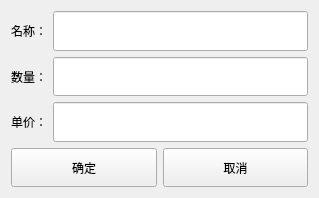
<?xml version="1.0" encoding="UTF-8"?>
<ui version="4.0">
 <class>cangku_add</class>
 <widget class="QWidget" name="cangku_add">
  <property name="geometry">
   <rect>
    <x>0</x>
    <y>0</y>
    <width>319</width>
    <height>198</height>
   </rect>
  </property>
  <property name="windowTitle">
   <string>新增</string>
  </property>
  <layout class="QGridLayout" name="gridLayout">
   <item row="0" column="0">
    <layout class="QHBoxLayout" name="horizontalLayout_4">
     <item>
      <widget class="QLabel" name="label">
       <property name="text">
        <string>名称：</string>
       </property>
      </widget>
     </item>
     <item>
      <widget class="QLineEdit" name="lineEdit_name">
       <property name="sizePolicy">
        <sizepolicy hsizetype="Expanding" vsizetype="Preferred">
         <horstretch>0</horstretch>
         <verstretch>0</verstretch>
        </sizepolicy>
       </property>
      </widget>
     </item>
    </layout>
   </item>
   <item row="1" column="0">
    <layout class="QHBoxLayout" name="horizontalLayout_3">
     <item>
      <widget class="QLabel" name="label_2">
       <property name="text">
        <string>数量：</string>
       </property>
      </widget>
     </item>
     <item>
      <widget class="QLineEdit" name="lineEdit_number">
       <property name="sizePolicy">
        <sizepolicy hsizetype="Expanding" vsizetype="Preferred">
         <horstretch>0</horstretch>
         <verstretch>0</verstretch>
        </sizepolicy>
       </property>
       <property name="inputMask">
        <string/>
       </property>
       <property name="text">
        <string/>
       </property>
      </widget>
     </item>
    </layout>
   </item>
   <item row="2" column="0">
    <layout class="QHBoxLayout" name="horizontalLayout_2">
     <item>
      <widget class="QLabel" name="label_3">
       <property name="text">
        <string>单价：</string>
       </property>
      </widget>
     </item>
     <item>
      <widget class="QLineEdit" name="lineEdit_price">
       <property name="sizePolicy">
        <sizepolicy hsizetype="Expanding" vsizetype="Preferred">
         <horstretch>0</horstretch>
         <verstretch>0</verstretch>
        </sizepolicy>
       </property>
       <property name="text">
        <string/>
       </property>
      </widget>
     </item>
    </layout>
   </item>
   <item row="3" column="0">
    <layout class="QHBoxLayout" name="horizontalLayout">
     <item>
      <widget class="QPushButton" name="pushButton_ok">
       <property name="sizePolicy">
        <sizepolicy hsizetype="Minimum" vsizetype="Preferred">
         <horstretch>0</horstretch>
         <verstretch>0</verstretch>
        </sizepolicy>
       </property>
       <property name="text">
        <string>确定</string>
       </property>
      </widget>
     </item>
     <item>
      <widget class="QPushButton" name="pushButton_close">
       <property name="sizePolicy">
        <sizepolicy hsizetype="Minimum" vsizetype="Preferred">
         <horstretch>0</horstretch>
         <verstretch>0</verstretch>
        </sizepolicy>
       </property>
       <property name="text">
        <string>取消</string>
       </property>
      </widget>
     </item>
    </layout>
   </item>
  </layout>
 </widget>
 <resources/>
 <connections/>
</ui>
